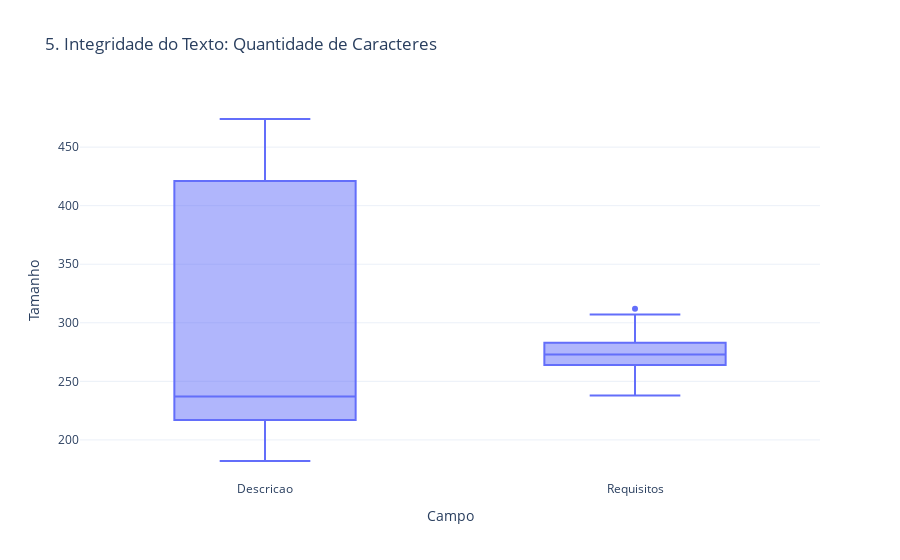

The code cell stored with this chart in its notebook:
### Markdown cell above
## Gráfico 5: Volume de Texto (Caracteres)
medida pelo número de caracteres, utilizada para avaliar a consistência, integridade e presença de outliers em campos descritivos do dataset.

### Code cell
text_metrics = df_raw.select(
    length(col("job_description")).alias("Descricao"),
    length(col("requirements")).alias("Requisitos")
).sample(0.1, seed=42).toPandas()

fig5 = px.box(pd.melt(text_metrics), x="variable", y="value",
              title='5. Integridade do Texto: Quantidade de Caracteres',
              labels={'value':'Tamanho', 'variable':'Campo'})
fig5.show()

### Figure 1 — Plotly figure (JSON) as saved in the notebook; plotly's stock layout.template omitted (floating-point values rounded to 4 significant figures; data arrays with more than 128 entries replaced by an {"elided": "..."} marker saying what was removed)
{"data": [{"alignmentgroup": "True", "hovertemplate": "Campo=%{x}<br>Tamanho=%{y}<extra></extra>", "legendgroup": "", "marker": {"color": "#636efa"}, "name": "", "notched": false, "offsetgroup": "", "orientation": "v", "showlegend": false, "x": {"elided": "644 str values"}, "x0": " ", "xaxis": "x", "y": {"elided": "644 int values"}, "y0": " ", "yaxis": "y", "type": "box"}], "layout": {"xaxis": {"anchor": "y", "domain": [0.0, 1.0], "title": {"text": "Campo"}}, "yaxis": {"anchor": "x", "domain": [0.0, 1.0], "title": {"text": "Tamanho"}}, "legend": {"tracegroupgap": 0}, "title": {"text": "5. Integridade do Texto: Quantidade de Caracteres"}, "boxmode": "group"}}
